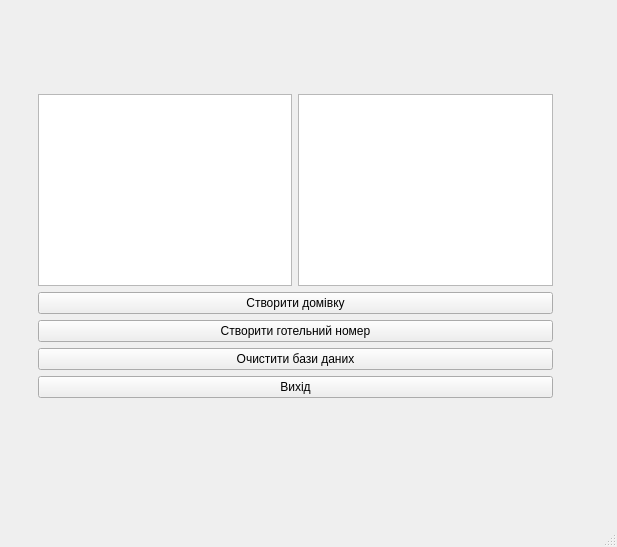
<?xml version="1.0" encoding="UTF-8"?>
<ui version="4.0">
 <class>MainWindow</class>
 <widget class="QMainWindow" name="MainWindow">
  <property name="geometry">
   <rect>
    <x>0</x>
    <y>0</y>
    <width>617</width>
    <height>547</height>
   </rect>
  </property>
  <property name="windowTitle">
   <string>MainWindow</string>
  </property>
  <widget class="QWidget" name="centralwidget">
   <widget class="QWidget" name="layoutWidget">
    <property name="geometry">
     <rect>
      <x>0</x>
      <y>0</y>
      <width>591</width>
      <height>491</height>
     </rect>
    </property>
    <layout class="QGridLayout" name="gridLayout_3">
     <item row="2" column="0">
      <layout class="QGridLayout" name="gridLayout_2">
       <item row="0" column="0">
        <layout class="QGridLayout" name="gridLayout">
         <item row="0" column="1">
          <layout class="QHBoxLayout" name="horizontalLayout_2"/>
         </item>
         <item row="0" column="3">
          <widget class="QTableView" name="tableView_hotel"/>
         </item>
         <item row="0" column="2">
          <widget class="QTableView" name="tableView_domivka">
           <property name="sortingEnabled">
            <bool>false</bool>
           </property>
          </widget>
         </item>
         <item row="1" column="2" colspan="2">
          <widget class="QPushButton" name="pushButton_createDomivka">
           <property name="text">
            <string>Створити домівку</string>
           </property>
          </widget>
         </item>
         <item row="4" column="2" colspan="2">
          <widget class="QPushButton" name="pushButton_3">
           <property name="text">
            <string>Вихід</string>
           </property>
          </widget>
         </item>
         <item row="0" column="5">
          <spacer name="horizontalSpacer">
           <property name="orientation">
            <enum>Qt::Orientation::Horizontal</enum>
           </property>
           <property name="sizeHint" stdset="0">
            <size>
             <width>40</width>
             <height>20</height>
            </size>
           </property>
          </spacer>
         </item>
         <item row="0" column="0">
          <spacer name="horizontalSpacer_2">
           <property name="orientation">
            <enum>Qt::Orientation::Horizontal</enum>
           </property>
           <property name="sizeHint" stdset="0">
            <size>
             <width>40</width>
             <height>20</height>
            </size>
           </property>
          </spacer>
         </item>
         <item row="2" column="2" colspan="2">
          <widget class="QPushButton" name="pushButton_createHotel">
           <property name="text">
            <string>Створити готельний номер</string>
           </property>
          </widget>
         </item>
         <item row="0" column="4">
          <layout class="QHBoxLayout" name="horizontalLayout"/>
         </item>
         <item row="3" column="2" colspan="2">
          <widget class="QPushButton" name="pushButton">
           <property name="text">
            <string>Очистити бази даних</string>
           </property>
          </widget>
         </item>
        </layout>
       </item>
      </layout>
     </item>
     <item row="3" column="0">
      <spacer name="verticalSpacer">
       <property name="orientation">
        <enum>Qt::Orientation::Vertical</enum>
       </property>
       <property name="sizeHint" stdset="0">
        <size>
         <width>20</width>
         <height>40</height>
        </size>
       </property>
      </spacer>
     </item>
     <item row="1" column="0">
      <spacer name="verticalSpacer_2">
       <property name="orientation">
        <enum>Qt::Orientation::Vertical</enum>
       </property>
       <property name="sizeHint" stdset="0">
        <size>
         <width>20</width>
         <height>40</height>
        </size>
       </property>
      </spacer>
     </item>
     <item row="0" column="0">
      <layout class="QVBoxLayout" name="verticalLayout"/>
     </item>
    </layout>
   </widget>
  </widget>
  <widget class="QMenuBar" name="menubar">
   <property name="geometry">
    <rect>
     <x>0</x>
     <y>0</y>
     <width>617</width>
     <height>21</height>
    </rect>
   </property>
  </widget>
  <widget class="QStatusBar" name="statusbar"/>
 </widget>
 <resources/>
 <connections/>
</ui>
